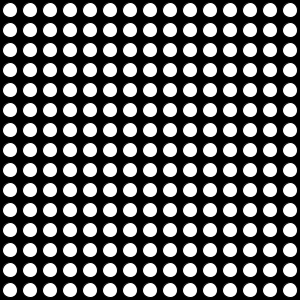
Frame 1 (no input)
Frame 60 (the mouse pressed at the canvas centre just before this capture): identical to frame 1, image omitted
Frame 120 (the mouse held since frame 60 and released just before this capture): identical to frame 1, image omitted

The Processing sketch that drew this single still picture (run headless with seeded random() and noise(); from frame 60 on, the mouse is pressed at the canvas centre):

// Processing sketch: processing_61228
// ── processing_61228.pde

void setup() {
  size(300, 300);
  smooth();
}

void draw() {
  background(0);
  
  for (int i = 10; i < width; i = i + 20){
    for(int j = 10; j < height; j = j + 20){
      ellipse (i, j, 15, 15);
    }
  }
}
